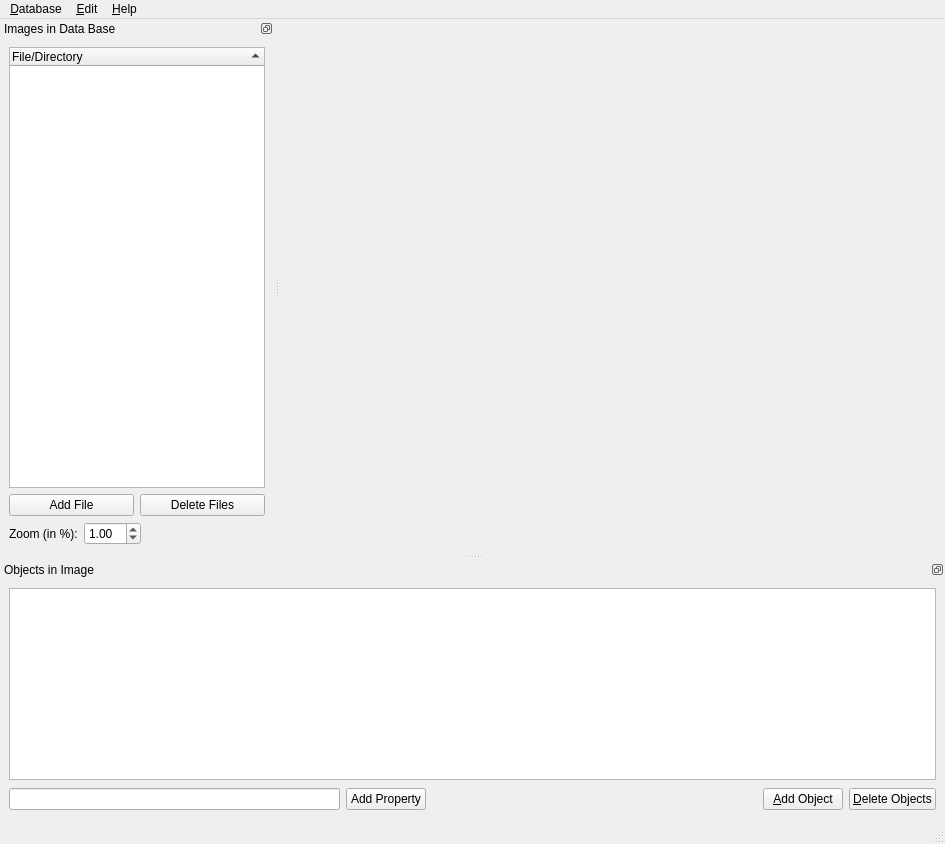
<ui version="4.0" >
 <class>MainWindow</class>
 <widget class="QMainWindow" name="MainWindow" >
  <property name="geometry" >
   <rect>
    <x>0</x>
    <y>0</y>
    <width>945</width>
    <height>844</height>
   </rect>
  </property>
  <property name="windowTitle" >
   <string>ImageAnnotation</string>
  </property>
  <widget class="QWidget" name="centralwidget" />
  <widget class="QMenuBar" name="menubar" >
   <property name="geometry" >
    <rect>
     <x>0</x>
     <y>0</y>
     <width>945</width>
     <height>26</height>
    </rect>
   </property>
   <widget class="QMenu" name="menuHelp" >
    <property name="title" >
     <string>&amp;Help</string>
    </property>
    <addaction name="actionShortcutHelp" />
   </widget>
   <widget class="QMenu" name="menuMenu" >
    <property name="title" >
     <string>&amp;Database</string>
    </property>
    <addaction name="actionOpenDatabase" />
    <addaction name="actionSaveDatabase" />
    <addaction name="actionSaveDatabaseAs" />
    <addaction name="separator" />
    <addaction name="actionExtractImages" />
    <addaction name="separator" />
    <addaction name="actionQuit" />
   </widget>
   <widget class="QMenu" name="menuEdit" >
    <property name="title" >
     <string>&amp;Edit</string>
    </property>
    <addaction name="actionCopyObj" />
    <addaction name="actionPasteObj" />
   </widget>
   <addaction name="menuMenu" />
   <addaction name="menuEdit" />
   <addaction name="menuHelp" />
  </widget>
  <widget class="QStatusBar" name="statusbar" />
  <widget class="QDockWidget" name="objDockWidget" >
   <property name="sizePolicy" >
    <sizepolicy vsizetype="Preferred" hsizetype="Preferred" >
     <horstretch>0</horstretch>
     <verstretch>0</verstretch>
    </sizepolicy>
   </property>
   <property name="features" >
    <set>QDockWidget::DockWidgetFloatable|QDockWidget::DockWidgetMovable|QDockWidget::NoDockWidgetFeatures</set>
   </property>
   <property name="windowTitle" >
    <string>Objects in Image</string>
   </property>
   <attribute name="dockWidgetArea" >
    <number>8</number>
   </attribute>
   <widget class="QWidget" name="objDockWidgetContents" >
    <layout class="QVBoxLayout" >
     <property name="spacing" >
      <number>6</number>
     </property>
     <property name="leftMargin" >
      <number>9</number>
     </property>
     <property name="topMargin" >
      <number>9</number>
     </property>
     <property name="rightMargin" >
      <number>9</number>
     </property>
     <property name="bottomMargin" >
      <number>9</number>
     </property>
     <item>
      <widget class="QTableWidget" name="objTableWidget" >
       <property name="horizontalScrollBarPolicy" >
        <enum>Qt::ScrollBarAsNeeded</enum>
       </property>
       <property name="alternatingRowColors" >
        <bool>true</bool>
       </property>
       <property name="selectionMode" >
        <enum>QAbstractItemView::ExtendedSelection</enum>
       </property>
       <property name="selectionBehavior" >
        <enum>QAbstractItemView::SelectRows</enum>
       </property>
       <property name="sortingEnabled" >
        <bool>true</bool>
       </property>
      </widget>
     </item>
     <item>
      <layout class="QHBoxLayout" >
       <property name="spacing" >
        <number>6</number>
       </property>
       <property name="leftMargin" >
        <number>0</number>
       </property>
       <property name="topMargin" >
        <number>0</number>
       </property>
       <property name="rightMargin" >
        <number>0</number>
       </property>
       <property name="bottomMargin" >
        <number>0</number>
       </property>
       <item>
        <widget class="QLineEdit" name="propertyLineEdit" />
       </item>
       <item>
        <widget class="QPushButton" name="addPropertyButton" >
         <property name="text" >
          <string>Add Property</string>
         </property>
        </widget>
       </item>
       <item>
        <spacer>
         <property name="orientation" >
          <enum>Qt::Horizontal</enum>
         </property>
         <property name="sizeType" >
          <enum>QSizePolicy::MinimumExpanding</enum>
         </property>
         <property name="sizeHint" >
          <size>
           <width>131</width>
           <height>27</height>
          </size>
         </property>
        </spacer>
       </item>
       <item>
        <widget class="QPushButton" name="addObjButton" >
         <property name="text" >
          <string>&amp;Add Object</string>
         </property>
         <property name="shortcut" >
          <string>Ins</string>
         </property>
        </widget>
       </item>
       <item>
        <widget class="QPushButton" name="delObjButton" >
         <property name="text" >
          <string>&amp;Delete Objects</string>
         </property>
         <property name="shortcut" >
          <string>Del</string>
         </property>
        </widget>
       </item>
      </layout>
     </item>
    </layout>
   </widget>
  </widget>
  <widget class="QDockWidget" name="imgDockWidget" >
   <property name="sizePolicy" >
    <sizepolicy vsizetype="Preferred" hsizetype="Preferred" >
     <horstretch>0</horstretch>
     <verstretch>0</verstretch>
    </sizepolicy>
   </property>
   <property name="features" >
    <set>QDockWidget::DockWidgetFloatable|QDockWidget::DockWidgetMovable|QDockWidget::NoDockWidgetFeatures</set>
   </property>
   <property name="windowTitle" >
    <string>Images in Data Base</string>
   </property>
   <attribute name="dockWidgetArea" >
    <number>1</number>
   </attribute>
   <widget class="QWidget" name="imgDockWidgetContents" >
    <layout class="QVBoxLayout" >
     <property name="spacing" >
      <number>6</number>
     </property>
     <property name="leftMargin" >
      <number>9</number>
     </property>
     <property name="topMargin" >
      <number>9</number>
     </property>
     <property name="rightMargin" >
      <number>9</number>
     </property>
     <property name="bottomMargin" >
      <number>9</number>
     </property>
     <item>
      <widget class="QTreeWidget" name="imgTreeWidget" >
       <property name="editTriggers" >
        <set>QAbstractItemView::DoubleClicked|QAbstractItemView::EditKeyPressed|QAbstractItemView::NoEditTriggers</set>
       </property>
       <property name="selectionMode" >
        <enum>QAbstractItemView::ExtendedSelection</enum>
       </property>
       <property name="indentation" >
        <number>20</number>
       </property>
       <property name="uniformRowHeights" >
        <bool>true</bool>
       </property>
       <property name="sortingEnabled" >
        <bool>true</bool>
       </property>
       <column>
        <property name="text" >
         <string>File/Directory</string>
        </property>
       </column>
      </widget>
     </item>
     <item>
      <layout class="QHBoxLayout" >
       <property name="spacing" >
        <number>6</number>
       </property>
       <property name="leftMargin" >
        <number>0</number>
       </property>
       <property name="topMargin" >
        <number>0</number>
       </property>
       <property name="rightMargin" >
        <number>0</number>
       </property>
       <property name="bottomMargin" >
        <number>0</number>
       </property>
       <item>
        <widget class="QPushButton" name="addImgButton" >
         <property name="text" >
          <string>Add File</string>
         </property>
        </widget>
       </item>
       <item>
        <widget class="QPushButton" name="delImgButton" >
         <property name="text" >
          <string>Delete Files</string>
         </property>
        </widget>
       </item>
      </layout>
     </item>
     <item>
      <layout class="QHBoxLayout" >
       <property name="spacing" >
        <number>6</number>
       </property>
       <property name="leftMargin" >
        <number>0</number>
       </property>
       <property name="topMargin" >
        <number>0</number>
       </property>
       <property name="rightMargin" >
        <number>0</number>
       </property>
       <property name="bottomMargin" >
        <number>0</number>
       </property>
       <item>
        <widget class="QLabel" name="zoomLabel" >
         <property name="text" >
          <string>Zoom (in %):</string>
         </property>
         <property name="buddy" >
          <cstring></cstring>
         </property>
        </widget>
       </item>
       <item>
        <widget class="QDoubleSpinBox" name="zoomSpinBox" >
         <property name="minimum" >
          <double>0.010000000000000</double>
         </property>
         <property name="maximum" >
          <double>19.989999999999998</double>
         </property>
         <property name="singleStep" >
          <double>0.250000000000000</double>
         </property>
         <property name="value" >
          <double>1.000000000000000</double>
         </property>
        </widget>
       </item>
       <item>
        <spacer>
         <property name="orientation" >
          <enum>Qt::Horizontal</enum>
         </property>
         <property name="sizeHint" >
          <size>
           <width>40</width>
           <height>20</height>
          </size>
         </property>
        </spacer>
       </item>
      </layout>
     </item>
    </layout>
   </widget>
  </widget>
  <action name="actionOpenDatabase" >
   <property name="text" >
    <string>&amp;Open Database</string>
   </property>
   <property name="shortcut" >
    <string>Ctrl+O</string>
   </property>
  </action>
  <action name="actionSaveDatabase" >
   <property name="text" >
    <string>&amp;Save Database</string>
   </property>
   <property name="shortcut" >
    <string>Ctrl+S</string>
   </property>
  </action>
  <action name="actionQuit" >
   <property name="text" >
    <string>&amp;Quit</string>
   </property>
   <property name="shortcut" >
    <string>Ctrl+Q</string>
   </property>
  </action>
  <action name="actionSaveDatabaseAs" >
   <property name="text" >
    <string>Save Database &amp;As ...</string>
   </property>
   <property name="shortcut" >
    <string>Ctrl+Shift+S</string>
   </property>
  </action>
  <action name="actionShortcutHelp" >
   <property name="text" >
    <string>&amp;Shortcuts</string>
   </property>
  </action>
  <action name="actionCopyObj" >
   <property name="enabled" >
    <bool>true</bool>
   </property>
   <property name="text" >
    <string>&amp;Copy Object</string>
   </property>
   <property name="shortcut" >
    <string>Ctrl+C</string>
   </property>
  </action>
  <action name="actionPasteObj" >
   <property name="enabled" >
    <bool>true</bool>
   </property>
   <property name="text" >
    <string>&amp;Paste Object</string>
   </property>
   <property name="shortcut" >
    <string>Ctrl+V</string>
   </property>
  </action>
  <action name="actionExtractImages" >
   <property name="text" >
    <string>&amp;Extract Images</string>
   </property>
   <property name="shortcut" >
    <string>Ctrl+E</string>
   </property>
  </action>
 </widget>
 <resources/>
 <connections/>
</ui>
